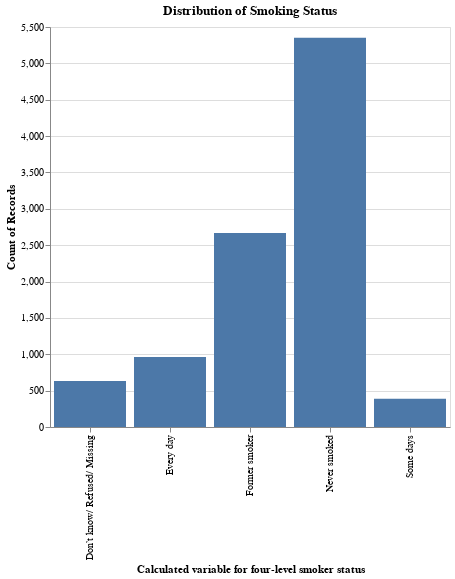

The notebook cell this image was saved under:
### Markdown cell above
#### Smokin Status

Examining the final diagram in the IDA-Part reveals the distribution of smokers within the dataset. It is evident that the majority either never smoked or are former smokers. Additionally, among those who do smoke, there is a higher likelihood of daily smoking compared to occasional smoking during the month. Notably, there is a higher count of individuals who declined to answer this question compared to the first chart in this chapter, which pertains to occurrences of heart attacks. This discrepancy in responses might suggest a tendency to withhold information concerning smoking habits, potentially due to the sensitive nature of this topic.

### Code cell
# Rename the columns
idaData["_SMOKER3"] = data["_SMOKER3"].replace({
    1: 'Every day',
    2: 'Some days',
    3: 'Former smoker',
    4: 'Never smoked',
    9: 'Don’t know/ Refused/ Missing'
})

# Define the chart
chart = alt.Chart(idaData).mark_bar().encode(
    x=alt.X('_SMOKER3', title='Calculated variable for four-level smoker status'),
    y='count()',
    tooltip=[alt.Tooltip(field='_SMOKER3', type='nominal', title='Smoking Status'), 'count()']
).properties(
    width=400,
    height=400,
    title='Distribution of Smoking Status'
)

chart

### Figure 1 — Vega specification as saved in the notebook (floating-point values rounded to 4 significant figures)
{"$schema": "https://vega.github.io/schema/vega/v5.json", "data": [{"name": "source_0", "values": [{"_SMOKER3": "Never smoked", "__count": 5351}, {"_SMOKER3": "Some days", "__count": 388}, {"_SMOKER3": "Former smoker", "__count": 2668}, {"_SMOKER3": "Don’t know/ Refused/ Missing", "__count": 632}, {"_SMOKER3": "Every day", "__count": 961}]}, {"name": "source_0_x_domain__SMOKER3", "values": [{"_SMOKER3": "Never smoked"}, {"_SMOKER3": "Some days"}, {"_SMOKER3": "Former smoker"}, {"_SMOKER3": "Don’t know/ Refused/ Missing"}, {"_SMOKER3": "Every day"}]}, {"name": "source_0_y_domain___count", "values": [{"min": 388, "max": 5351}]}], "marks": [{"type": "rect", "name": "marks", "from": {"data": "source_0"}, "encode": {"update": {"tooltip": {"signal": "{\"Smoking Status\": isValid(datum[\"_SMOKER3\"]) ? datum[\"_SMOKER3\"] : \"\"+datum[\"_SMOKER3\"], \"Count of Records\": format(datum[\"__count\"], \"\")}"}, "x": {"field": "_SMOKER3", "scale": "x"}, "ariaRoleDescription": {"value": "bar"}, "fill": {"value": "#4c78a8"}, "y": {"field": "__count", "scale": "y"}, "y2": {"value": 0, "scale": "y"}, "width": {"signal": "max(0.25, bandwidth('x'))"}, "description": {"signal": "\"Calculated variable for four-level smoker status: \" + (isValid(datum[\"_SMOKER3\"]) ? datum[\"_SMOKER3\"] : \"\"+datum[\"_SMOKER3\"]) + \"; Count of Records: \" + (format(datum[\"__count\"], \"\")) + \"; Smoking Status: \" + (isValid(datum[\"_SMOKER3\"]) ? datum[\"_SMOKER3\"] : \"\"+datum[\"_SMOKER3\"])"}}}, "style": ["bar"]}], "scales": [{"name": "x", "type": "band", "domain": {"data": "source_0_x_domain__SMOKER3", "field": "_SMOKER3", "sort": true}, "range": [0, {"signal": "width"}], "paddingInner": 0.1, "paddingOuter": 0.05}, {"name": "y", "type": "linear", "domain": [{"signal": "(data(\"source_0_y_domain___count\")[0] || {}).min"}, {"signal": "(data(\"source_0_y_domain___count\")[0] || {}).max"}], "range": [{"signal": "height"}, 0], "nice": true, "zero": true}], "axes": [{"scale": "y", "domain": false, "minExtent": 0, "orient": "left", "tickCount": {"signal": "ceil(height/40)"}, "labels": false, "zindex": 0, "aria": false, "ticks": false, "grid": true, "gridScale": "x", "maxExtent": 0}, {"scale": "x", "labelAlign": "right", "labelAngle": 270, "grid": false, "orient": "bottom", "labelBaseline": "middle", "title": "Calculated variable for four-level smoker status", "zindex": 0}, {"scale": "y", "orient": "left", "grid": false, "tickCount": {"signal": "ceil(height/40)"}, "title": "Count of Records", "labelOverlap": true, "zindex": 0}], "title": {"text": "Distribution of Smoking Status", "frame": "group"}, "width": 400, "background": "white", "style": "cell", "height": 400, "padding": 5}
